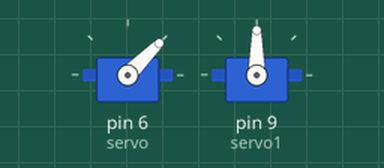
The sketch below on a simulated Arduino Uno, built with avr-gcc and run on an emulated ATmega328P. Parts: 2 × servo.

Above: at 0.05 s.
At 0.35 s:
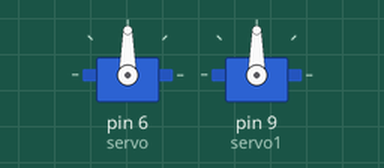
At 0.7 s:
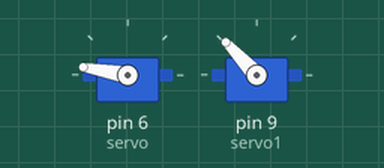
At 1.4 s:
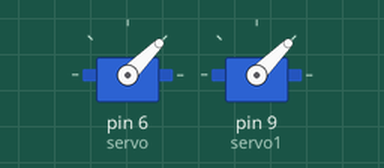
Timing chart, 0 to 3.2 s (numbered marks = the images above):
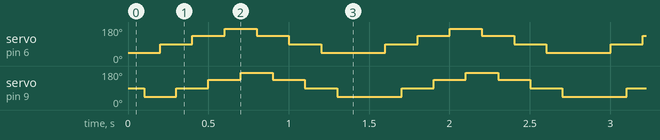

The sketch:

servo_motor.ino
```cpp
#include <Servo.h>

Servo servo;
Servo servo1;

void setup()
{
  servo.attach(6);
  servo1.attach(9);
}

void loop()
{ servo.write(45);
  delay(100);
  servo1.write(45);
  delay(100);
  servo.write(90);
  delay(100);
  servo1.write(90);
  delay(100);
  servo.write(133);
  delay(100);
  servo1.write(133);
  delay(100);
  servo.write(170);
  delay(100);
  servo1.write(170);
  delay(100);
 servo.write(133);
  delay(100);
  servo1.write(133);
  delay(100);
 servo.write(90);
  delay(100);
  servo1.write(90);
  delay(100);
 servo.write(45);
  delay(100);
  servo1.write(45);
  delay(100);
}
```

Measured:
- by itself, servo on pin 6 (servo): repeats every 1.4 s: 133° 0.20 s, 170° 0.20 s, 133° 0.20 s, 90° 0.20 s, 45° 0.40 s, 90° 0.20 s
- by itself, servo on pin 9 (servo1): repeats every 1.4 s: 90° 0.20 s, 133° 0.20 s, 170° 0.20 s, 133° 0.20 s, 90° 0.20 s, 45° 0.40 s
